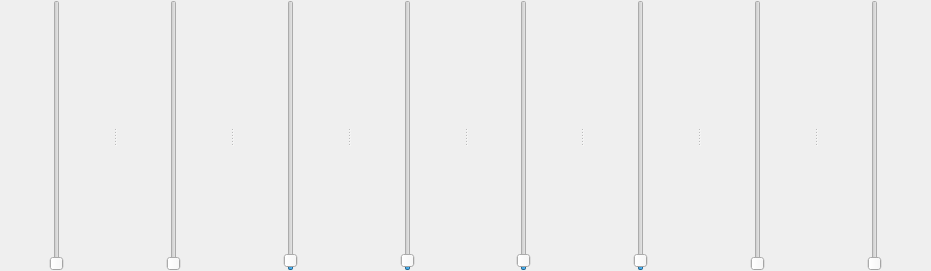
       <widget class="QSplitter" name="splitter">
        <property name="geometry">
         <rect>
          <x>0</x>
          <y>330</y>
          <width>931</width>
          <height>271</height>
         </rect>
        </property>
        <property name="orientation">
         <enum>Qt::Horizontal</enum>
        </property>
        <widget class="QSlider" name="Volume">
         <property name="font">
          <font>
           <pointsize>-1</pointsize>
           <weight>50</weight>
           <italic>false</italic>
           <bold>false</bold>
          </font>
         </property>
         <property name="minimum">
          <number>1</number>
         </property>
         <property name="maximum">
          <number>255</number>
         </property>
         <property name="value">
          <number>1</number>
         </property>
         <property name="orientation">
          <enum>Qt::Vertical</enum>
         </property>
        </widget>
        <widget class="QSlider" name="RFGain">
         <property name="font">
          <font>
           <pointsize>-1</pointsize>
           <weight>50</weight>
           <italic>false</italic>
           <bold>false</bold>
          </font>
         </property>
         <property name="minimum">
          <number>1</number>
         </property>
         <property name="maximum">
          <number>30</number>
         </property>
         <property name="value">
          <number>1</number>
         </property>
         <property name="orientation">
          <enum>Qt::Vertical</enum>
         </property>
        </widget>
        <widget class="QSlider" name="Squelch">
         <property name="font">
          <font>
           <pointsize>-1</pointsize>
           <weight>50</weight>
           <italic>false</italic>
           <bold>false</bold>
          </font>
         </property>
         <property name="minimum">
          <number>0</number>
         </property>
         <property name="maximum">
          <number>100</number>
         </property>
         <property name="value">
          <number>1</number>
         </property>
         <property name="orientation">
          <enum>Qt::Vertical</enum>
         </property>
        </widget>
        <widget class="QSlider" name="MicGain">
         <property name="font">
          <font>
           <pointsize>-1</pointsize>
           <weight>50</weight>
           <italic>false</italic>
           <bold>false</bold>
          </font>
         </property>
         <property name="minimum">
          <number>0</number>
         </property>
         <property name="maximum">
          <number>100</number>
         </property>
         <property name="value">
          <number>1</number>
         </property>
         <property name="orientation">
          <enum>Qt::Vertical</enum>
         </property>
        </widget>
        <widget class="QSlider" name="Comp">
         <property name="font">
          <font>
           <pointsize>-1</pointsize>
           <weight>50</weight>
           <italic>false</italic>
           <bold>false</bold>
          </font>
         </property>
         <property name="minimum">
          <number>0</number>
         </property>
         <property name="maximum">
          <number>100</number>
         </property>
         <property name="value">
          <number>1</number>
         </property>
         <property name="orientation">
          <enum>Qt::Vertical</enum>
         </property>
        </widget>
        <widget class="QSlider" name="MON">
         <property name="font">
          <font>
           <pointsize>-1</pointsize>
           <weight>50</weight>
           <italic>false</italic>
           <bold>false</bold>
          </font>
         </property>
         <property name="minimum">
          <number>0</number>
         </property>
         <property name="maximum">
          <number>100</number>
         </property>
         <property name="value">
          <number>1</number>
         </property>
         <property name="orientation">
          <enum>Qt::Vertical</enum>
         </property>
        </widget>
        <widget class="QSlider" name="DNR">
         <property name="font">
          <font>
           <pointsize>-1</pointsize>
           <weight>50</weight>
           <italic>false</italic>
           <bold>false</bold>
          </font>
         </property>
         <property name="minimum">
          <number>1</number>
         </property>
         <property name="maximum">
          <number>15</number>
         </property>
         <property name="value">
          <number>1</number>
         </property>
         <property name="orientation">
          <enum>Qt::Vertical</enum>
         </property>
        </widget>
        <widget class="QSlider" name="NBLvl">
         <property name="font">
          <font>
           <pointsize>-1</pointsize>
           <weight>50</weight>
           <italic>false</italic>
           <bold>false</bold>
          </font>
         </property>
         <property name="minimum">
          <number>0</number>
         </property>
         <property name="maximum">
          <number>10</number>
         </property>
         <property name="value">
          <number>0</number>
         </property>
         <property name="orientation">
          <enum>Qt::Vertical</enum>
         </property>
        </widget>
       </widget>
